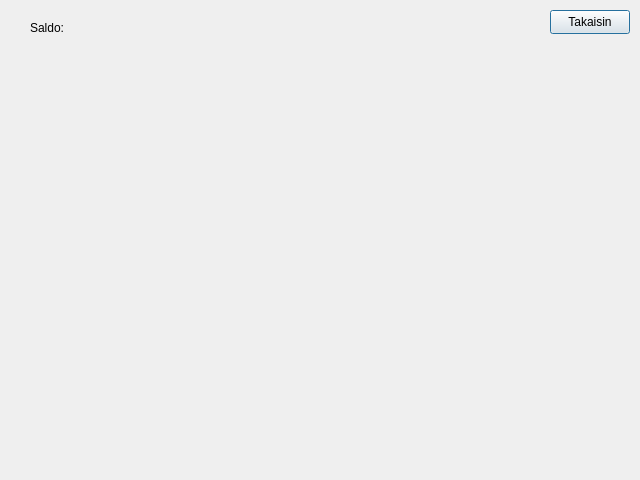
<?xml version="1.0" encoding="UTF-8"?>
<ui version="4.0">
 <class>Balance</class>
 <widget class="QDialog" name="Balance">
  <property name="geometry">
   <rect>
    <x>0</x>
    <y>0</y>
    <width>640</width>
    <height>480</height>
   </rect>
  </property>
  <property name="windowTitle">
   <string>BankSimul</string>
  </property>
  <widget class="QPushButton" name="BalanceReturnButton">
   <property name="geometry">
    <rect>
     <x>550</x>
     <y>10</y>
     <width>80</width>
     <height>24</height>
    </rect>
   </property>
   <property name="text">
    <string>Takaisin</string>
   </property>
  </widget>
  <widget class="QLabel" name="BalanceLabelText">
   <property name="geometry">
    <rect>
     <x>30</x>
     <y>20</y>
     <width>49</width>
     <height>16</height>
    </rect>
   </property>
   <property name="text">
    <string>Saldo:</string>
   </property>
  </widget>
  <widget class="QLabel" name="BalanceLabel">
   <property name="geometry">
    <rect>
     <x>90</x>
     <y>21</y>
     <width>121</width>
     <height>16</height>
    </rect>
   </property>
   <property name="text">
    <string/>
   </property>
  </widget>
 </widget>
 <resources/>
 <connections/>
</ui>
